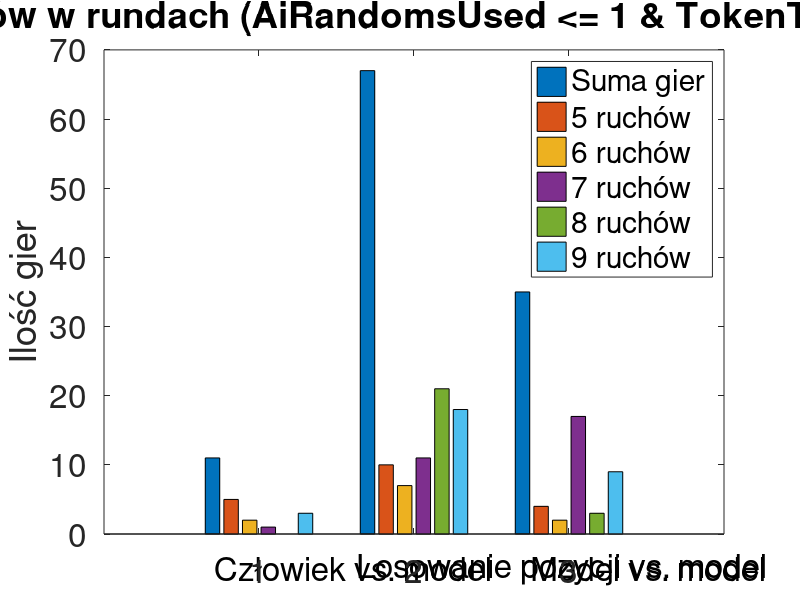

Here is the MATLAB script that generated this plot:
clear all;
close all;

AiRandomsUsed = [1, 0, 0, 0, 0, 0, 2, 1, 2, 0, 0, 3, 1, 0, 2, 0, 1, 0, 0, 0, 3, 5, 0, 1, 1, 0, 2, 2, 0, 0, 1, 0, 1, 3, 0, 0, 1, 0, 0, 1, 0, 3, 0, 0, 0, 3, 1, 1, 0, 0, 1, 0, 0, 0, 2, 0, 1, 1, 0, 0, 2, 0, 3, 0, 2, 1, 0, 3, 0, 0, 1, 1, 1, 2, 1, 0, 0, 0, 0, 1, 1, 2, 0, 2, 0, 1, 1, 0, 3, 0, 0, 1, 1, 1, 2, 0, 0, 3, 0, 0, 0, 0, 0, 2, 1, 3, 0, 1, 0, 3, 0, 1, 0, 4, 1, 2, 0, 0, 1, 0, 1, 0, 0, 1, 0, 1, 1, 0, 1, 0, 3, 0, 2, 0, 1, 1, 3, 7, 4, 0, 1, 0, 0, 0, 2, 0];
PlayerSymbol = ["O", "O", "O", "O", "O", "O", "O", "O", "O", "O", "O", "O", "O", "O", "O", "O", "O", "O", "O", "O", "O", "O", "O", "O", "O", "O", "O", "O", "O", "O", "O", "O", "O", "O", "O", "O", "O", "O", "O", "O", "O", "O", "O", "O", "O", "O", "O", "O", "O", "O", "O", "O", "O", "O", "O", "O", "O", "O", "O", "O", "O", "O", "O", "O", "O", "O", "O", "O", "O", "O", "O", "O", "O", "O", "O", "O", "O", "O", "O", "O", "O", "O", "O", "O", "O", "O", "O", "O", "O", "O", "O", "O", "O", "O", "O", "O", "O", "O", "O", "O", "O", "O", "O", "O", "O", "O", "O", "O", "O", "O", "O", "O", "O", "O", "O", "O", "O", "O", "O", "O", "O", "O", "O", "O", "O", "O", "O", "O", "O", "O", "O", "O", "O", "O", "O", "O", "O", "O", "O", "O", "O", "O", "O", "O", "O", "O"];
AiFirst = [false, false, false, false, false, false, false, false, false, false, false, false, false, false, false, false, false, false, false, false, false, false, false, false, false, false, false, false, false, false, false, false, false, false, false, false, false, false, false, false, false, false, false, false, false, false, false, false, false, false, false, false, false, false, false, false, false, false, false, false, false, false, false, false, false, false, false, false, false, false, false, false, false, false, false, false, false, false, false, false, false, false, false, false, false, false, false, false, false, false, false, false, false, false, false, false, false, false, false, false, false, false, false, false, false, false, false, false, false, false, false, false, false, false, false, false, false, false, false, false, false, false, false, false, false, false, false, false, false, false, false, false, false, false, false, false, false, false, false, false, false, false, false, false, false, false];
MovesMade = [9, 5, 5, 5, 5, 9, 9, 9, 6, 5, 6, 8, 6, 8, 9, 5, 9, 5, 7, 6, 9, 9, 7, 8, 8, 8, 8, 7, 5, 8, 7, 7, 7, 9, 8, 8, 9, 8, 6, 9, 7, 9, 5, 5, 9, 8, 9, 7, 9, 6, 7, 8, 9, 6, 9, 5, 9, 8, 7, 8, 8, 5, 9, 9, 9, 9, 8, 7, 7, 5, 9, 7, 8, 9, 6, 7, 7, 5, 8, 5, 6, 9, 6, 9, 5, 9, 5, 5, 9, 7, 7, 8, 8, 8, 9, 8, 9, 9, 5, 7, 6, 7, 9, 9, 7, 9, 7, 6, 9, 9, 9, 9, 7, 9, 8, 9, 8, 8, 9, 9, 9, 7, 7, 8, 7, 9, 7, 9, 7, 7, 9, 9, 8, 8, 7, 9, 6, 7, 9, 9, 7, 7, 9, 8, 8, 9];
TotalAttempts = [3, 0, 1, 0, 0, 1, 4, 2, 4, 0, 0, 6, 2, 1, 4, 1, 3, 1, 1, 1, 6, 11, 0, 2, 2, 1, 4, 4, 0, 0, 2, 0, 2, 8, 0, 1, 3, 0, 0, 2, 0, 6, 0, 0, 1, 6, 5, 2, 1, 0, 3, 0, 1, 2, 4, 0, 2, 4, 1, 0, 4, 0, 6, 0, 4, 2, 2, 6, 0, 0, 2, 2, 3, 4, 4, 2, 1, 1, 1, 2, 2, 6, 2, 5, 0, 3, 2, 0, 6, 1, 1, 2, 3, 3, 4, 2, 1, 7, 0, 0, 1, 0, 0, 5, 2, 7, 0, 2, 0, 6, 0, 3, 0, 9, 2, 4, 0, 1, 4, 0, 2, 1, 2, 3, 0, 2, 2, 0, 2, 1, 6, 0, 4, 0, 3, 3, 6, 14, 8, 0, 2, 0, 0, 2, 4, 0];
WinningSymbol = ["-", "O", "O", "O", "O", "-", "-", "-", "O", "O", "X", "X", "X", "X", "-", "O", "O", "O", "O", "O", "O", "-", "O", "X", "X", "X", "X", "O", "O", "X", "O", "O", "O", "O", "X", "X", "-", "X", "X", "-", "O", "O", "O", "O", "-", "X", "O", "O", "O", "X", "O", "X", "O", "X", "O", "O", "O", "X", "O", "X", "X", "O", "-", "O", "-", "O", "X", "O", "O", "O", "-", "O", "X", "-", "X", "O", "O", "O", "X", "O", "X", "-", "X", "-", "O", "-", "O", "O", "O", "O", "O", "X", "X", "X", "O", "X", "-", "O", "O", "O", "X", "O", "-", "O", "O", "-", "O", "X", "O", "O", "O", "O", "O", "O", "X", "-", "X", "X", "-", "O", "-", "O", "O", "X", "O", "O", "O", "-", "O", "O", "O", "O", "X", "X", "O", "O", "X", "O", "O", "O", "O", "O", "-", "X", "X", "O"];
AiAutoplay = [false, false, false, false, false, false, false, false, false, false, false, true, true, false, false, false, false, false, false, false, true, true, false, false, false, false, false, false, false, false, true, false, true, true, false, false, true, false, false, false, true, true, false, true, false, false, true, true, true, false, true, false, true, false, true, false, true, false, true, false, true, false, true, false, true, false, true, false, false, true, false, true, false, true, false, true, false, true, false, true, false, true, false, true, false, true, false, false, true, false, true, false, true, false, false, true, false, true, false, true, false, true, false, true, false, true, false, true, false, true, false, true, false, true, false, true, false, false, true, false, true, false, true, false, true, false, true, false, true, false, true, false, true, false, true, false, false, true, false, false, true, false, false, false, true, false];
RandomAutoplay = [false, false, false, false, false, false, false, false, false, true, false, false, false, true, true, true, true, false, false, false, false, false, true, true, true, true, true, true, true, true, false, true, false, false, true, true, false, true, true, true, false, false, true, false, true, true, false, false, false, true, false, true, false, true, false, true, false, true, false, true, false, true, false, true, false, true, false, true, true, false, true, false, true, false, true, false, true, false, true, false, true, false, true, false, true, false, true, true, false, true, false, true, false, true, true, false, true, false, true, false, true, false, true, false, true, false, true, false, true, false, true, false, true, false, true, false, true, true, false, true, false, true, false, true, false, true, false, true, false, true, false, true, false, true, false, true, true, false, true, true, false, true, true, true, false, true];
TokenTimeouts = [0, 0, 0, 0, 0, 0, 0, 0, 0, 0, 0, 1, 0, 0, 0, 0, 0, 0, 0, 0, 1, 7, 0, 0, 0, 0, 4, 4, 0, 0, 0, 0, 0, 0, 0, 0, 0, 0, 0, 0, 0, 0, 0, 0, 0, 0, 0, 0, 0, 0, 0, 0, 0, 0, 0, 0, 0, 0, 0, 0, 0, 0, 0, 0, 0, 0, 0, 6, 0, 0, 0, 0, 0, 0, 0, 0, 0, 0, 0, 0, 0, 0, 0, 0, 0, 0, 0, 0, 0, 0, 0, 0, 0, 0, 0, 0, 0, 0, 0, 0, 0, 0, 0, 0, 0, 0, 0, 0, 0, 0, 0, 0, 0, 0, 0, 0, 0, 0, 0, 0, 0, 0, 0, 0, 0, 0, 0, 0, 0, 0, 0, 0, 0, 0, 0, 0, 6, 14, 8, 0, 0, 0, 0, 0, 0, 0];

#{
AiRandomsUsed = [1, 0, 0]; # Values can be: positive integer
PlayerSymbol = ["O", "O", "O"]; # Values can be: "O" or "X"
AiFirst = [false, false, false]; # Values can be: boolean
MovesMade = [9, 5, 5]; # Values can be: positive integer
TotalAttempts = [3, 0, 1]; # Values can be: positive integer
WinningSymbol = ["-", "O", "O"]; # Values can be: "O" or "X" or "-"
AiAutoplay = [false, false, true]; # Values can be: boolean
RandomAutoplay = [true, false, false]; # Values can be: boolean
TokenTimeouts = [0, 0, 0]; # Values can be: positive integer
#}


# Initialize an empty matrix to store the outcomes
outcome = [];

# Loop through the three scenarios
for i = 1:3
  # Set the filter condition based on the scenario
  if i == 1
    # Human vs chatGPT
    condition = AiAutoplay == false & RandomAutoplay == false & AiRandomsUsed <= 1 & TokenTimeouts == 0;
  elseif i == 2
    # Random vs chatGPT
    condition = AiAutoplay == false & RandomAutoplay == true & AiRandomsUsed <= 1 & TokenTimeouts == 0;
  else
    # chatGPT vs chatGPT
    condition = AiAutoplay == true & RandomAutoplay == false & AiRandomsUsed <= 1 & TokenTimeouts == 0;
  endif

  # Filter the data according to the condition
  filtered_data = [AiRandomsUsed; PlayerSymbol; AiFirst; MovesMade; TotalAttempts; WinningSymbol; AiAutoplay; RandomAutoplay; TokenTimeouts];
  filtered_data = filtered_data(:, condition);

  five_moves = sum(filtered_data(4, :) == 5);
  six_moves = sum(filtered_data(4, :) == 6);
  seven_moves = sum(filtered_data(4, :) == 7);
  eight_moves = sum(filtered_data(4, :) == 8);
  nine_moves = sum(filtered_data(4, :) == 9);
  total = sum([five_moves, six_moves, seven_moves, eight_moves, nine_moves]);
  total
  # Append the counts to the outcome matrix
  outcome = [outcome; [total, five_moves, six_moves, seven_moves, eight_moves, nine_moves]];
endfor

font_size = 24;
offset = 0.1;
maximum_y_value = 70;
y_offset = -5;

# Plot the bar chart
bar(outcome); # plot the bar chart for the i-th scenario
set(title("Liczby ruchów w rundach (AiRandomsUsed <= 1 & TokenTimeouts == 0)"), "fontsize", font_size);
set(legend("Suma gier", "5 ruchów", "6 ruchów", "7 ruchów", "8 ruchów", "9 ruchów"), "fontsize", font_size);
set(ylabel("Ilość gier"), "fontsize", font_size);
axis([0, 4, 0, maximum_y_value]);
set(gca, "xticklabel", get(gca, "xtick"), "fontsize", font_size);
set(gca, "yticklabel", get(gca, "ytick"), "fontsize", font_size);
set(gca, "ytick", yticks, "fontsize", font_size);

% Set the text labels
set(text(1 - 0.19 - offset, y_offset, "Człowiek vs. model"), "fontsize", font_size);
set(text(2 - 0.27 - offset, y_offset, "Losowanie pozycji vs. model"), "fontsize", font_size);
set(text(3 - 0.15 - offset, y_offset, "Model vs. model"), "fontsize", font_size);
